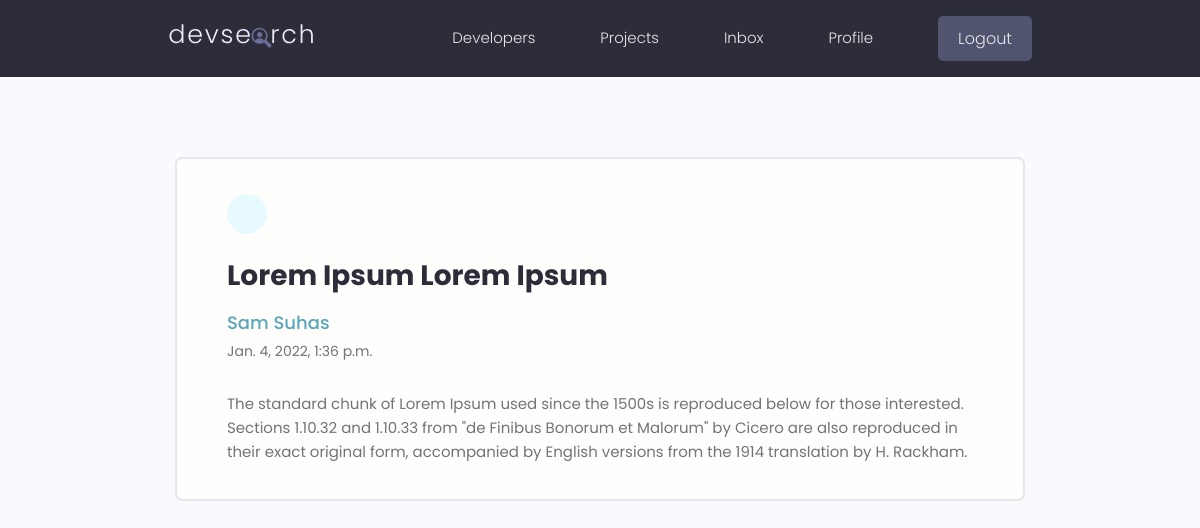
The app's page /message/76e17507-4f61-4364-8dc2-2695866c4aa8/ (signed in) with its own data.
### users/models.py (models this page shows, shortened)
class Message(models.Model):
    sender = models.ForeignKey(Profile, on_delete=models.SET_NULL, null=True, blank=True)
    recipient = models.ForeignKey(Profile, on_delete=models.SET_NULL, null=True, blank=True, related_name="messages")
    name = models.CharField(max_length=200, blank=True, null=True)
    email = models.EmailField(max_length=500, blank=True, null=True)
    subject = models.CharField(max_length=200, blank=True, null=True)
    body = models.TextField()
    is_read = models.BooleanField(default=False, null=True)
    created = models.DateTimeField(auto_now_add=True)
    id = models.UUIDField(default=uuid.uuid4, unique=True, primary_key=True, editable=False)
    class Meta:
        ordering = ['is_read', '-created']

### users/views.py (the view)
# urls.py: path('message/<str:pk>/', views.readMessage, name="message"),
@login_required(login_url="login")
def readMessage(request, pk):
    profile = request.user.profile
    messageRequest = profile.messages.get(id=pk)
    if messageRequest.is_read == False:
        messageRequest.is_read = True
        messageRequest.save()
    context = {'messageRequest': messageRequest}
    return render(request, 'users/message.html', context)

### users/templates/users/message.html (shortened to what this page needs)
{% extends 'main.html' %}
{% block content %}
  <main class="messagePage my-xl">
    <div class="content-box">
      <div class="message">
        <a class="backButton" href="{% url 'user-inbox' %}"></a>
        <h2 class="message__subject">{{messageRequest.subject}}</h4>
          {% if messageRequest.sender %}
          <a href="{% url 'user-profile' messageRequest.sender.id %}" class="message__author">{{messageRequest.name}}</a>
          {% else %}
          <p class="message__author">{{messageRequest.name}}</p>
          {% endif %}
          <p class="message__date">{{messageRequest.created}}</p>
          <div class="message__body">
            {{messageRequest.body|linebreaksbr}}
          </div>
      </div>
    </div>
  </main>
  {% endblock content %}

### static/styles/app.css (style rules this page uses)
:root { --color-sub: #2d2d39; }
.content-box { width: 95%; max-width: 85rem; margin: 0 auto; }
.message { padding: 2.5rem 0; }
.message > a { display: flex; gap: 1rem; }
.message__author, .message__date { flex-basis: 25%; }
.message__subject { flex-basis: 50%; }
.message__date { text-align: right; }
.messagePage .message { list-style: none; background: var(--color-white); padding: 3.5rem 5rem; border: 2px solid var(--color-light); border-radius: 0.7rem; }
.messagePage .message__subject { font-size: 2.8rem; color: var(--color-sub); margin-bottom: 1rem; margin-top: 2rem; }
.messagePage .message__author { font-size: 1.8rem; font-weight: 500; }
.messagePage .message__date { font-size: 1.4rem; font-weight: 400; text-align: left; margin-bottom: 3rem; }
.backButton { background: var(--color-main-light); color: var(--color-main); width: 4rem; height: 4rem; display: flex; align-items: center; justify-content: center; border-radius: 50%; }

### static/uikit/styles/modules/_variables.css (style rules this page uses)
:root { --color-main: #5aa5b9; --color-main-light: #e6faff; --color-sub: #3f4156; --color-sub-light: #51546e; --color-sub-lighter: #ededfd; --color-text: #737373; --color-gray: #8b8b8b; --color-light: #e5e7eb; --color-light-gray: #767676; --color-bg: #f8fafd; --color-white: #fffefd; --color-white-light: #f3f3f3; --color-success: #359e64; --color-success-bg: #def8e8; --color-error: #fc4b0b; --color-error-bg: #fff2ee; --font-base: 'Poppins', arial, helvetica, 'Segoe UI', roboto, ubuntu, sans-serif; --font-monospace: 'Fira Code', 'Courier New', courier, monospace; --font-regular: 300; --font-medium: 500; --font-bold: 700; --generic-shadow: 1px 1px 5px #00000010; --generic-transition: all 0.3s ease-in-out; }

### static/uikit/styles/modules/_base.css (style rules this page uses)
* { margin: 0; padding: 0; box-sizing: border-box; text-rendering: optimizeLegibility; color: inherit; font-size: inherit; }
html { font-size: 50%; }
@media only screen and (min-width: 480px) { html { font-size: 56.25%; } }
@media only screen and (min-width: 1200px) { html { font-size: 62.5%; } }
body { line-height: 1.6; font-weight: 400; font-size: 1.5rem; color: var(--color-text); background-color: var(--color-bg); min-height: 100vh; }

### static/uikit/styles/modules/_typography.css (style rules this page uses)
* { font-family: var(--font-base); }
h2 { font-size: 3.6rem; font-weight: var(--font-bold); }
p, span, strong { font-size: 1.6rem; color: var(--color-text); font-weight: var(--font-regular); }
a { padding-bottom: 2px; text-decoration: none; display: inline-block; color: var(--color-main); font-weight: var(--font-medium); }

### static/uikit/styles/modules/_utilities.css (style rules this page uses)
.my-xl { margin: 8rem auto; }

### records on screen
Message: subject "Lorem Ipsum Lorem Ipsum", name "Sam Suhas", created "Jan. 4, 2022, 1:36 p.m.", body "The standard chunk of Lorem Ipsum used since the 1500s is reproduced below for those interested. Sections 1.10.32 and 1.10.33 from \"de Finibus Bonorum et Malorum\" by Cicero are also reproduced in their exact original form, accompanied by English versions from the 1914 translation by H. Rackham."
